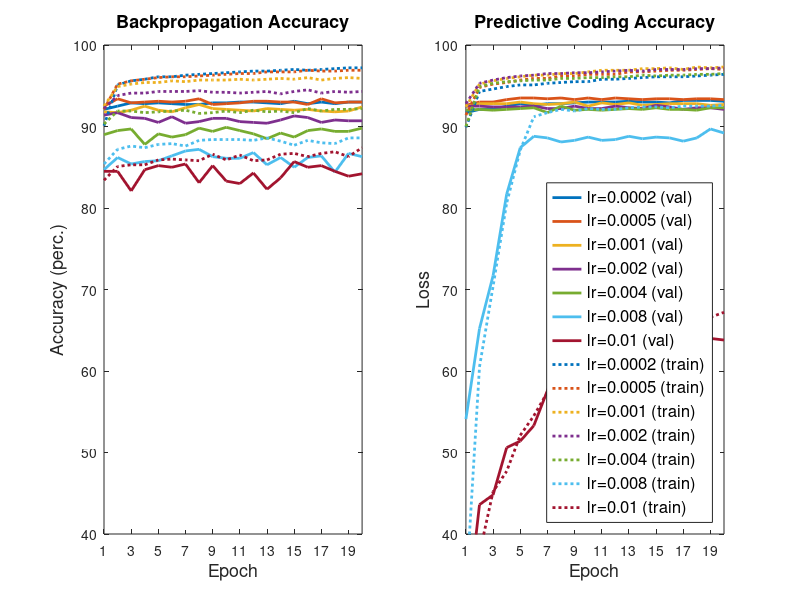

Recreate this plot in MATLAB. (Note: this script raises an error after producing the figure.)
graph_title_text = "Varying Learning Rate";

% exp _1
backprop_train_acc_1 = [0.901, 0.951, 0.956, 0.958, 0.961, 0.961, 0.963, 0.964, 0.965, 0.966, 0.967, 0.968, 0.968, 0.969, 0.97, 0.969, 0.97, 0.971, 0.972, 0.972]
backprop_val_acc_1   = [0.921, 0.925, 0.929, 0.928, 0.929, 0.928, 0.927, 0.927, 0.929, 0.929, 0.93, 0.93, 0.929, 0.928, 0.931, 0.928, 0.93, 0.928, 0.93, 0.93]
pc_train_acc_1       = [0.899, 0.943, 0.946, 0.949, 0.951, 0.951, 0.953, 0.954, 0.955, 0.955, 0.958, 0.958, 0.959, 0.96, 0.961, 0.961, 0.961, 0.962, 0.963, 0.964]
pc_val_acc_1         = [0.917, 0.921, 0.921, 0.925, 0.928, 0.926, 0.928, 0.928, 0.929, 0.93, 0.93, 0.93, 0.931, 0.93, 0.93, 0.929, 0.932, 0.932, 0.932, 0.931]


% exp _2
backprop_train_acc_2 = [0.921, 0.952, 0.956, 0.958, 0.96, 0.961, 0.961, 0.962, 0.963, 0.964, 0.965, 0.965, 0.967, 0.967, 0.967, 0.969, 0.968, 0.968, 0.969, 0.969]
backprop_val_acc_2   = [0.925, 0.934, 0.929, 0.93, 0.931, 0.93, 0.931, 0.934, 0.927, 0.928, 0.929, 0.931, 0.931, 0.93, 0.93, 0.927, 0.934, 0.929, 0.93, 0.93]
pc_train_acc_2       = [0.914, 0.948, 0.952, 0.954, 0.957, 0.959, 0.959, 0.962, 0.962, 0.964, 0.964, 0.964, 0.967, 0.967, 0.968, 0.969, 0.969, 0.97, 0.971, 0.97]
pc_val_acc_2         = [0.926, 0.93, 0.93, 0.933, 0.935, 0.935, 0.934, 0.935, 0.933, 0.935, 0.933, 0.935, 0.934, 0.933, 0.934, 0.934, 0.933, 0.934, 0.934, 0.933]

% exp _3
backprop_train_acc_3 = [0.925, 0.949, 0.952, 0.954, 0.954, 0.956, 0.955, 0.957, 0.957, 0.957, 0.958, 0.957, 0.958, 0.959, 0.958, 0.96, 0.957, 0.959, 0.96, 0.959]
backprop_val_acc_3   = [0.918, 0.917, 0.92, 0.925, 0.92, 0.918, 0.923, 0.927, 0.922, 0.921, 0.92, 0.919, 0.922, 0.921, 0.92, 0.921, 0.919, 0.918, 0.919, 0.924]
pc_train_acc_3       = [0.924, 0.952, 0.956, 0.959, 0.961, 0.963, 0.963, 0.965, 0.965, 0.967, 0.969, 0.969, 0.969, 0.971, 0.971, 0.972, 0.97, 0.973, 0.972, 0.973]
pc_val_acc_3         = [0.925, 0.928, 0.928, 0.928, 0.93, 0.928, 0.927, 0.928, 0.93, 0.925, 0.929, 0.927, 0.929, 0.926, 0.927, 0.928, 0.928, 0.928, 0.926, 0.927]

% exp _4
backprop_train_acc_4 = [0.922, 0.938, 0.941, 0.941, 0.943, 0.943, 0.943, 0.944, 0.942, 0.942, 0.941, 0.942, 0.943, 0.94, 0.943, 0.945, 0.941, 0.943, 0.942, 0.943]
backprop_val_acc_4   = [0.914, 0.917, 0.911, 0.91, 0.905, 0.912, 0.904, 0.906, 0.91, 0.91, 0.906, 0.905, 0.904, 0.908, 0.913, 0.911, 0.905, 0.908, 0.907, 0.907]
pc_train_acc_4       = [0.928, 0.953, 0.957, 0.96, 0.962, 0.963, 0.965, 0.965, 0.966, 0.966, 0.967, 0.968, 0.969, 0.968, 0.97, 0.97, 0.97, 0.971, 0.971, 0.972]
pc_val_acc_4         = [0.925, 0.925, 0.924, 0.924, 0.924, 0.925, 0.922, 0.922, 0.925, 0.922, 0.922, 0.925, 0.923, 0.922, 0.926, 0.924, 0.921, 0.923, 0.923, 0.921]

% exp _5
backprop_train_acc_5 = [0.903, 0.919, 0.919, 0.917, 0.918, 0.919, 0.92, 0.916, 0.917, 0.919, 0.917, 0.92, 0.918, 0.919, 0.917, 0.922, 0.919, 0.921, 0.921, 0.922]
backprop_val_acc_5   = [0.89, 0.895, 0.897, 0.878, 0.891, 0.887, 0.89, 0.898, 0.894, 0.899, 0.895, 0.891, 0.885, 0.892, 0.887, 0.895, 0.897, 0.894, 0.894, 0.898]
pc_train_acc_5       = [0.9, 0.949, 0.953, 0.955, 0.956, 0.957, 0.957, 0.959, 0.959, 0.96, 0.96, 0.961, 0.961, 0.963, 0.962, 0.963, 0.963, 0.964, 0.964, 0.965]
pc_val_acc_5         = [0.92, 0.921, 0.92, 0.921, 0.922, 0.923, 0.917, 0.925, 0.92, 0.921, 0.92, 0.921, 0.922, 0.921, 0.923, 0.921, 0.921, 0.92, 0.923, 0.923]

% exp _6
backprop_train_acc_6 = [0.854, 0.872, 0.876, 0.874, 0.878, 0.879, 0.876, 0.883, 0.884, 0.884, 0.884, 0.883, 0.886, 0.882, 0.877, 0.883, 0.88, 0.879, 0.886, 0.886]
backprop_val_acc_6   = [0.847, 0.862, 0.854, 0.857, 0.858, 0.864, 0.87, 0.872, 0.863, 0.861, 0.861, 0.868, 0.853, 0.862, 0.85, 0.862, 0.864, 0.844, 0.867, 0.863]
pc_train_acc_6       = [0.327, 0.605, 0.704, 0.806, 0.871, 0.912, 0.917, 0.921, 0.919, 0.922, 0.921, 0.921, 0.923, 0.924, 0.924, 0.923, 0.925, 0.925, 0.925, 0.926]
pc_val_acc_6         = [0.541, 0.652, 0.717, 0.817, 0.874, 0.888, 0.886, 0.881, 0.883, 0.887, 0.883, 0.884, 0.888, 0.885, 0.887, 0.886, 0.882, 0.886, 0.897, 0.892]

% exp _7
backprop_train_acc_7 = [0.834, 0.851, 0.853, 0.853, 0.859, 0.86, 0.859, 0.858, 0.866, 0.859, 0.865, 0.858, 0.859, 0.866, 0.867, 0.863, 0.867, 0.869, 0.863, 0.874]
backprop_val_acc_7   = [0.845, 0.845, 0.821, 0.847, 0.852, 0.85, 0.854, 0.831, 0.852, 0.833, 0.83, 0.843, 0.823, 0.837, 0.857, 0.85, 0.852, 0.845, 0.839, 0.842]
pc_train_acc_7       = [0.17, 0.376, 0.452, 0.477, 0.521, 0.545, 0.574, 0.611, 0.662, 0.664, 0.664, 0.666, 0.666, 0.666, 0.668, 0.667, 0.671, 0.669, 0.666, 0.672]
pc_val_acc_7         = [0.289, 0.436, 0.448, 0.506, 0.514, 0.533, 0.576, 0.617, 0.646, 0.636, 0.643, 0.636, 0.638, 0.639, 0.634, 0.645, 0.647, 0.645, 0.64, 0.638]


subplot(1,2,1);

% Backpropagation 
% Val accuracy
plot(backprop_val_acc_1*100, 'LineWidth',2)
hold on

plot(backprop_val_acc_2*100, 'LineWidth',2)
hold on

plot(backprop_val_acc_3*100, 'LineWidth',2);
hold on

plot(backprop_val_acc_4*100, 'LineWidth',2);
hold on

plot(backprop_val_acc_5*100, 'LineWidth',2);
hold on

plot(backprop_val_acc_6*100, 'LineWidth',2);
hold on

plot(backprop_val_acc_7*100, 'LineWidth',2);
hold on

% Train accuracy
plot(backprop_train_acc_1*100, ':','LineWidth',2);
hold on

plot(backprop_train_acc_2*100, ':','LineWidth',2);
hold on

plot(backprop_train_acc_3*100, ':','LineWidth',2);
hold on

plot(backprop_train_acc_4*100, ':','LineWidth',2);
hold on

plot(backprop_train_acc_5*100, ':','LineWidth',2)
hold on

plot(backprop_train_acc_6*100, ':','LineWidth',2)
hold on

plot(backprop_train_acc_7*100, ':','LineWidth',2)
hold off

title('Backpropagation Accuracy', 'FontSize', 13)
xlabel('Epoch', 'FontSize', 13) 
ylabel('Accuracy (perc.)', 'FontSize', 13)

% Set plot 1 ranges
set(gca,'XTick',1:2:20);
axis([1 20 40 100])


subplot(1,2,2);

% PC 
% Valid accuracy
plot(pc_val_acc_1*100,'LineWidth',2);
hold on

plot(pc_val_acc_2*100,'LineWidth',2);
hold on

plot(pc_val_acc_3*100,'LineWidth',2);
hold on

plot(pc_val_acc_4*100,'LineWidth',2);
hold on

plot(pc_val_acc_5*100,'LineWidth',2)
hold on

plot(pc_val_acc_6*100,'LineWidth',2)
hold on

plot(pc_val_acc_7*100,'LineWidth',2)
hold on

% Train accuracy
plot(pc_train_acc_1*100, ':','LineWidth',2);
hold on

plot(pc_train_acc_2*100, ':','LineWidth',2);
hold on

plot(pc_train_acc_3*100, ':','LineWidth',2);
hold on

plot(pc_train_acc_4*100, ':','LineWidth',2);
hold on

plot(pc_train_acc_5*100, ':','LineWidth',2)
hold on

plot(pc_train_acc_6*100, ':','LineWidth',2)
hold on

plot(pc_train_acc_7*100, ':','LineWidth',2)
hold off


legend('lr=0.0002 (val)', 'lr=0.0005 (val)','lr=0.001 (val)','lr=0.002 (val)', 'lr=0.004 (val)', 'lr=0.008 (val)', 'lr=0.01 (val)', 'lr=0.0002 (train)', 'lr=0.0005 (train)','lr=0.001 (train)','lr=0.002 (train)', 'lr=0.004 (train)', 'lr=0.008 (train)', 'lr=0.01 (train)', 'FontSize', 12, 'Location','southeast')

title('Predictive Coding Accuracy', 'FontSize', 13)
xlabel('Epoch', 'FontSize', 13) 
ylabel('Loss', 'FontSize', 13) 

% Set plot 2 ranges
set(gca,'XTick',1:2:20);
axis([1 20 40 100])


% No scientific notation
% h =  plot(Valid_loss_feat, ':','LineWidth',2);
% ax = ancestor(h, 'axes');
% ax.XAxis.Exponent = 0;
xtickformat('%.0f'); 

% Padronize window size
x0=100;
y0=50;
width=1200;
height=600;
set(gcf,'position',[x0,y0,width,height])

sgtitle(graph_title_text, 'FontSize', 15) 


